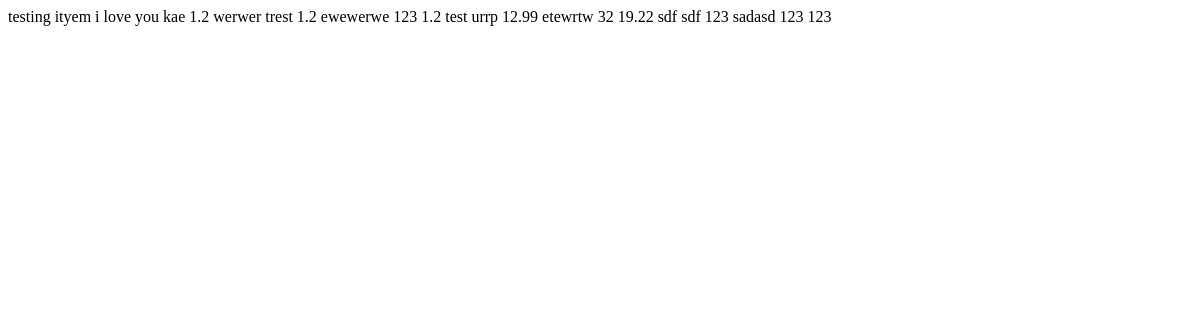
Before: /testing.php with the older database file.
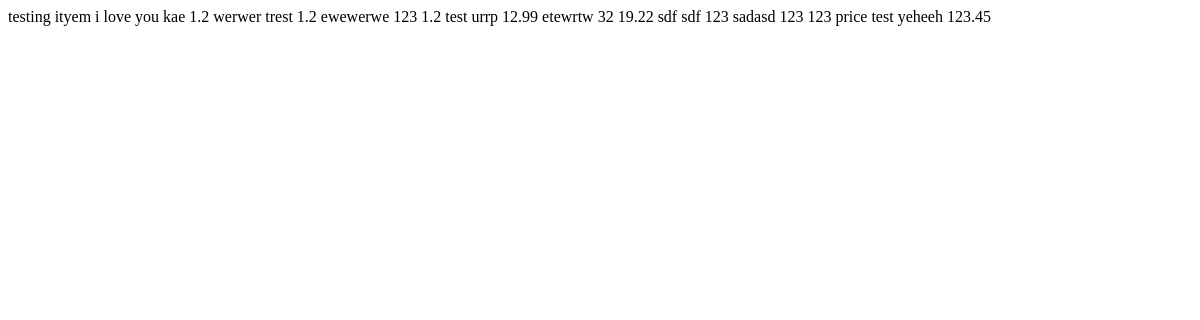
After: the same page with the newer database file.
### tables this page shows
CREATE TABLE "listings" ("id" INTEGER PRIMARY KEY AUTOINCREMENT UNIQUE NOT NULL, "name" TEXT UNIQUE NOT NULL, "descript" TEXT NOT NULL, price DECIMAL(4,2) not null DEFAULT 1.20);

### testing.php (the view, shortened to what this page needs)
<?php
    $db = new MyDB();
    $rdb = $db->query('SELECT * from listings');
    while ($result = $rdb->fetcharray()) {
        echo $result['name'] . "\n";
        echo $result["descript"] . "\n";
        echo $result["price"] . "\n";
    }
?>
<!DOCTYPE html>
<html lang="en">
<head>
</head>
<body>
</body>
</html>

Changed rows visible on the page:
added listings: name "price test", descript "yeheeh", price "123.45"
